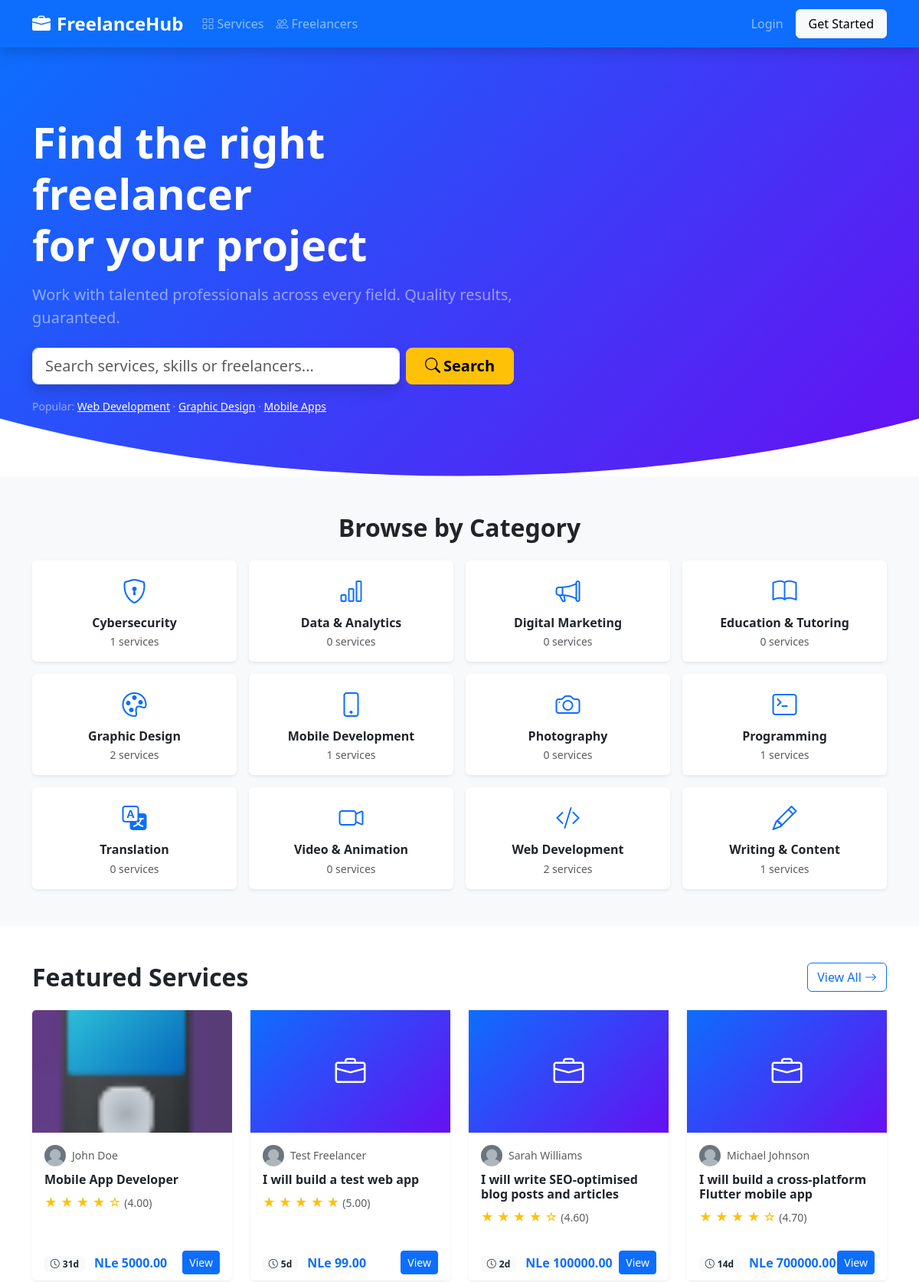
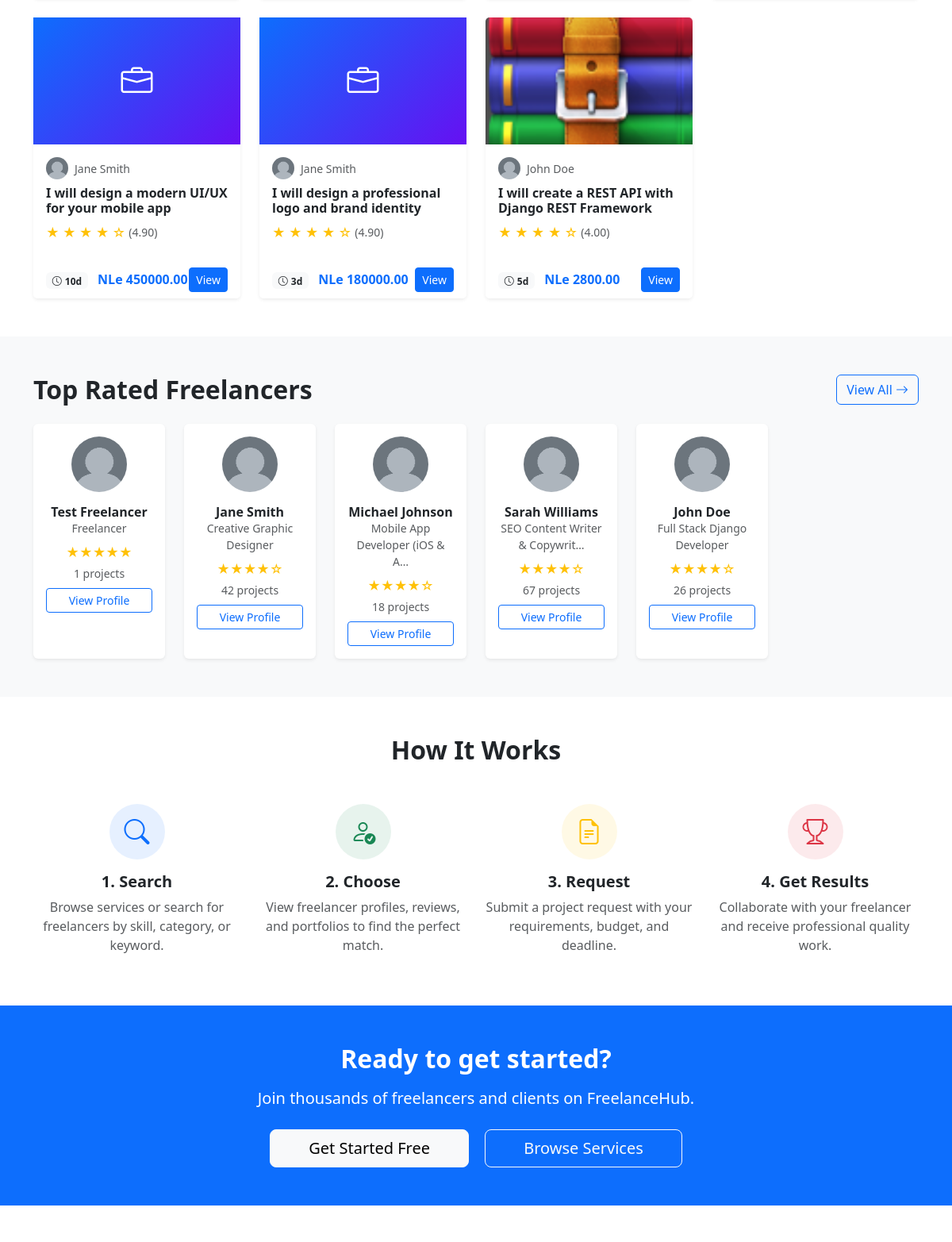
The page / (upper part) on the database its author committed (2 pictures, top to bottom).
### services/models.py (models this page shows, shortened)
class Category(models.Model):
    name = models.CharField(max_length=100, unique=True)
    description = models.TextField(blank=True)
    image = models.ImageField(upload_to='categories/', blank=True, null=True)
    icon = models.CharField(max_length=50, blank=True, help_text='Bootstrap icon class e.g. bi-code-slash')
    is_active = models.BooleanField(default=True)
    created_at = models.DateTimeField(auto_now_add=True)
    class Meta:
        verbose_name_plural = 'Categories'
        ordering = ['name']

class Service(models.Model):
    STATUS_PENDING = 'pending'
    STATUS_APPROVED = 'approved'
    STATUS_REJECTED = 'rejected'
    STATUS_CHOICES = [
        (STATUS_PENDING, 'Pending Approval'),
        (STATUS_APPROVED, 'Approved'),
        (STATUS_REJECTED, 'Rejected'),
    ]
    freelancer = models.ForeignKey(User, on_delete=models.CASCADE, related_name='services')
    category = models.ForeignKey(Category, on_delete=models.SET_NULL, null=True, related_name='services')
    title = models.CharField(max_length=200)
    description = models.TextField()
    skills = models.CharField(max_length=300, blank=True)
    price = models.DecimalField(max_digits=10, decimal_places=2)
    delivery_days = models.PositiveIntegerField(default=3)
    image = models.ImageField(upload_to='services/', blank=True, null=True)
    status = models.CharField(max_length=20, choices=STATUS_CHOICES, default=STATUS_PENDING)
    rejection_reason = models.TextField(blank=True)
    created_at = models.DateTimeField(auto_now_add=True)
    updated_at = models.DateTimeField(auto_now=True)
    class Meta:
        ordering = ['-created_at']

### accounts/models.py (models this page shows, shortened)
class User(AbstractUser):
    ROLE_ADMIN = 'admin'
    ROLE_FREELANCER = 'freelancer'
    ROLE_CLIENT = 'client'
    ROLE_CHOICES = [
        (ROLE_ADMIN, 'Admin'),
        (ROLE_FREELANCER, 'Freelancer'),
        (ROLE_CLIENT, 'Client'),
    ]
    role = models.CharField(max_length=20, choices=ROLE_CHOICES, default=ROLE_CLIENT)
    phone = models.CharField(max_length=20, blank=True)
    profile_picture = models.ImageField(upload_to='profile_pictures/', blank=True, null=True)
    location = models.CharField(max_length=100, blank=True)
    is_active = models.BooleanField(default=True)
    date_joined = models.DateTimeField(auto_now_add=True)
    def get_profile_picture_url(self):
        if self.profile_picture:
            return self.profile_picture.url
        return '/static/images/default_avatar.png'

### freelancers/models.py (models this page shows, shortened)
class FreelancerProfile(models.Model):
    user = models.OneToOneField(User, on_delete=models.CASCADE, related_name='freelancer_profile')
    professional_title = models.CharField(max_length=100, blank=True)
    biography = models.TextField(blank=True)
    skills = models.TextField(blank=True, help_text='Comma-separated skills')
    experience = models.TextField(blank=True)
    education = models.TextField(blank=True)
    portfolio = models.TextField(blank=True)
    rating = models.DecimalField(max_digits=3, decimal_places=2, default=0.00)
    completed_projects = models.PositiveIntegerField(default=0)
    availability = models.BooleanField(default=True)
    hourly_rate = models.DecimalField(max_digits=10, decimal_places=2, null=True, blank=True)
    website = models.URLField(blank=True)
    is_approved = models.BooleanField(default=True)

### config/urls.py (the view)
# urls.py: path('', home, name='home'),
def home(request):
    featured_services = Service.objects.filter(status=Service.STATUS_APPROVED).select_related('freelancer', 'category').order_by('-created_at')[:8]
    top_freelancers = FreelancerProfile.objects.filter(user__is_active=True, is_approved=True).order_by('-rating')[:6]
    categories = Category.objects.filter(is_active=True)
    recent_services = Service.objects.filter(status=Service.STATUS_APPROVED).order_by('-created_at')[:4]
    return render(request, 'home.html', {
        'featured_services': featured_services,
        'top_freelancers': top_freelancers,
        'categories': categories,
        'recent_services': recent_services,
    })

### templates/home.html (shortened to what this page needs)
{% extends 'base.html' %}
{% load static %}
{% block content %}
<section class="hero-section">
    <div class="container">
        <div class="row align-items-center">
            <div class="col-lg-7">
                <h1 class="display-4 fw-bold text-white mb-3">Find the right freelancer<br>for your project</h1>
                <p class="lead text-white-50 mb-4">Work with talented professionals across every field. Quality results, guaranteed.</p>
                <form action="{% url 'services:list' %}" method="GET" class="d-flex gap-2">
                    <input type="text" name="q" class="form-control form-control-lg shadow" placeholder="Search services, skills or freelancers..." style="max-width:480px;">
                    <button type="submit" class="btn btn-warning btn-lg px-4 fw-bold"><i class="bi bi-search me-1"></i>Search</button>
                </form>
                <div class="mt-3 text-white-50">
                    <small>Popular: <a href="{% url 'services:list' %}?q=web+development" class="text-white">Web Development</a> · <a href="{% url 'services:list' %}?q=design" class="text-white">Graphic Design</a> · <a href="{% url 'services:list' %}?q=mobile" class="text-white">Mobile Apps</a></small>
                </div>
            </div>
        </div>
    </div>
</section>
<section class="py-5 bg-light">
    <div class="container">
        <h2 class="text-center fw-bold mb-4">Browse by Category</h2>
        <div class="row g-3">
            {% for category in categories %}
            <div class="col-6 col-md-4 col-lg-3">
                <a href="{% url 'services:list' %}?category={{ category.id }}" class="text-decoration-none">
                    <div class="card border-0 shadow-sm h-100 text-center p-3 hover-card">
                        <div class="fs-2 text-primary mb-2">
                            <i class="bi {{ category.icon|default:'bi-grid' }}"></i>
                        </div>
                        <h6 class="fw-bold mb-1">{{ category.name }}</h6>
                        <small class="text-muted">{{ category.services.count }} services</small>
                    </div>
                </a>
            </div>
            {% empty %}
            <p class="text-center text-muted">No categories yet.</p>
            {% endfor %}
        </div>
    </div>
</section>
<section class="py-5">
    <div class="container">
        <div class="d-flex justify-content-between align-items-center mb-4">
            <h2 class="fw-bold mb-0">Featured Services</h2>
            <a href="{% url 'services:list' %}" class="btn btn-outline-primary">View All <i class="bi bi-arrow-right"></i></a>
        </div>
        <div class="row g-4">
            {% for service in featured_services %}
            <div class="col-sm-6 col-lg-3">
                <div class="card h-100 border-0 shadow-sm hover-card">
                    {% if service.image %}
                    <img src="{{ service.image.url }}" class="card-img-top" alt="{{ service.title }}" style="height:160px;object-fit:cover;">
                    {% else %}
                    <div class="bg-gradient-primary d-flex align-items-center justify-content-center" style="height:160px;background:linear-gradient(135deg,#0d6efd,#6610f2);">
                        <i class="bi bi-briefcase text-white fs-1"></i>
                    </div>
                    {% endif %}
                    <div class="card-body">
                        <div class="d-flex align-items-center mb-2">
                            <img src="{{ service.freelancer.get_profile_picture_url }}" class="rounded-circle me-2" width="28" height="28" alt="" style="object-fit:cover;">
                            <small class="text-muted">{{ service.freelancer.get_full_name }}</small>
                        </div>
                        <h6 class="card-title fw-semibold">{{ service.title|truncatechars:60 }}</h6>
                        <div class="d-flex align-items-center mb-2">
                            <span class="text-warning me-1">
                                {% with rating=service.freelancer.freelancer_profile.rating %}
                                {% for i in "12345" %}
                                    {% if forloop.counter <= rating %}★{% else %}☆{% endif %}
                                {% endfor %}
                                {% endwith %}
                            </span>
                            <small class="text-muted">({{ service.freelancer.freelancer_profile.rating }})</small>
                        </div>
                    </div>
                    <div class="card-footer bg-white border-0 d-flex justify-content-between align-items-center">
                        <div>
                            <span class="badge bg-light text-dark"><i class="bi bi-clock me-1"></i>{{ service.delivery_days }}d</span>
                            <span class="fw-bold text-primary ms-2">NLe {{ service.price }}</span>
                        </div>
                        <a href="{% url 'services:detail' service.pk %}" class="btn btn-sm btn-primary">View</a>
                    </div>
                </div>
            </div>
            {% empty %}
            <div class="col-12 text-center text-muted py-5">
                <i class="bi bi-collection fs-1 d-block mb-2"></i>
                No services available yet. <a href="{% url 'accounts:register' %}">Register as a freelancer</a> to get started.
            </div>
            {% endfor %}
        </div>
    </div>
</section>
<section class="py-5 bg-light">
    <div class="container">
        <div class="d-flex justify-content-between align-items-center mb-4">
            <h2 class="fw-bold mb-0">Top Rated Freelancers</h2>
            <a href="{% url 'freelancers:list' %}" class="btn btn-outline-primary">View All <i class="bi bi-arrow-right"></i></a>
        </div>
        <div class="row g-4">
            {% for profile in top_freelancers %}
            <div class="col-sm-6 col-lg-4 col-xl-2">
                <div class="card text-center border-0 shadow-sm h-100 hover-card p-3">
                    <img src="{{ profile.user.get_profile_picture_url }}" class="rounded-circle mx-auto mb-3" width="70" height="70" alt="{{ profile.user.get_full_name }}" style="object-fit:cover;">
                    <h6 class="fw-bold mb-0">{{ profile.user.get_full_name }}</h6>
                    <small class="text-muted d-block mb-2">{{ profile.professional_title|default:"Freelancer"|truncatechars:30 }}</small>
                    <div class="text-warning mb-1">
                        {% for i in "12345" %}{% if forloop.counter <= profile.rating %}★{% else %}☆{% endif %}{% endfor %}
                    </div>
                    <small class="text-muted">{{ profile.completed_projects }} projects</small>
                    <a href="{% url 'freelancers:detail' profile.user.username %}" class="btn btn-sm btn-outline-primary mt-2">View Profile</a>
                </div>
            </div>
            {% endfor %}
        </div>
    </div>
</section>
<section class="py-5">
    <div class="container">
        <h2 class="text-center fw-bold mb-5">How It Works</h2>
        <div class="row g-4 text-center">
            <div class="col-md-3">
                <div class="bg-primary bg-opacity-10 rounded-circle d-inline-flex align-items-center justify-content-center mb-3" style="width:70px;height:70px;">
                    <i class="bi bi-search text-primary fs-2"></i>
                </div>
                <h5 class="fw-bold">1. Search</h5>
                <p class="text-muted">Browse services or search for freelancers by skill, category, or keyword.</p>
            </div>
            <div class="col-md-3">
                <div class="bg-success bg-opacity-10 rounded-circle d-inline-flex align-items-center justify-content-center mb-3" style="width:70px;height:70px;">
                    <i class="bi bi-person-check text-success fs-2"></i>
                </div>
                <h5 class="fw-bold">2. Choose</h5>
                <p class="text-muted">View freelancer profiles, reviews, and portfolios to find the perfect match.</p>
            </div>
            <div class="col-md-3">
                <div class="bg-warning bg-opacity-10 rounded-circle d-inline-flex align-items-center justify-content-center mb-3" style="width:70px;height:70px;">
                    <i class="bi bi-file-earmark-text text-warning fs-2"></i>
                </div>
                <h5 class="fw-bold">3. Request</h5>
                <p class="text-muted">Submit a project request with your requirements, budget, and deadline.</p>
            </div>
            <div class="col-md-3">
                <div class="bg-danger bg-opacity-10 rounded-circle d-inline-flex align-items-center justify-content-center mb-3" style="width:70px;height:70px;">
                    <i class="bi bi-trophy text-danger fs-2"></i>
                </div>
                <h5 class="fw-bold">4. Get Results</h5>
                <p class="text-muted">Collaborate with your freelancer and receive professional quality work.</p>
            </div>
        </div>
    </div>
</section>
{% if not user.is_authenticated %}
<section class="py-5 bg-primary text-white">
    <div class="container text-center">
        <h2 class="fw-bold mb-3">Ready to get started?</h2>
        <p class="lead mb-4">Join thousands of freelancers and clients on FreelanceHub.</p>
        <a href="{% url 'accounts:register' %}" class="btn btn-light btn-lg me-3 px-5">Get Started Free</a>
        <a href="{% url 'services:list' %}" class="btn btn-outline-light btn-lg px-5">Browse Services</a>
    </div>
</section>
{% endif %}
{% endblock %}

### rows shown on the page
Category: name "Cybersecurity", services.count "1"
Category: name "Data & Analytics", services.count "0"
Category: name "Digital Marketing", services.count "0"
Category: name "Education & Tutoring", services.count "0"
Category: name "Graphic Design", services.count "2"
Category: name "Mobile Development", services.count "1"
Category: name "Photography", services.count "0"
Category: name "Programming", services.count "1"
Category: name "Translation", services.count "0"
Category: name "Video & Animation", services.count "0"
Category: name "Web Development", services.count "2"
Category: name "Writing & Content", services.count "1"
Service: image (picture), freelancer.get_full_name "John Doe", title "Mobile App Developer", freelancer.freelancer_profile.rating "4.00", delivery_days "31", price "5000.00"
Service: freelancer.get_full_name "Test Freelancer", title "I will build a test web app", freelancer.freelancer_profile.rating "5.00", delivery_days "5", price "99.00"
Service: freelancer.get_full_name "Sarah Williams", title "I will write SEO-optimised blog posts and articles", freelancer.freelancer_profile.rating "4.60", delivery_days "2", price "100000.00"
Service: freelancer.get_full_name "Michael Johnson", title "I will build a cross-platform Flutter mobile app", freelancer.freelancer_profile.rating "4.70", delivery_days "14", price "700000.00"
Service: freelancer.get_full_name "Jane Smith", title "I will design a modern UI/UX for your mobile app", freelancer.freelancer_profile.rating "4.90", delivery_days "10", price "450000.00"
Service: freelancer.get_full_name "Jane Smith", title "I will design a professional logo and brand identity", freelancer.freelancer_profile.rating "4.90", delivery_days "3", price "180000.00"
Service: image (picture), freelancer.get_full_name "John Doe", title "I will create a REST API with Django REST Framework", freelancer.freelancer_profile.rating "4.00", delivery_days "5", price "2800.00"
FreelancerProfile: user.get_full_name "Test Freelancer", professional_title "Freelancer", completed_projects "1"
FreelancerProfile: user.get_full_name "Jane Smith", professional_title "Creative Graphic Designer", completed_projects "42"
FreelancerProfile: user.get_full_name "Michael Johnson", professional_title "Mobile App Developer (iOS & A…", completed_projects "18"
FreelancerProfile: user.get_full_name "Sarah Williams", professional_title "SEO Content Writer & Copywrit…", completed_projects "67"
FreelancerProfile: user.get_full_name "John Doe", professional_title "Full Stack Django Developer", completed_projects "26"
